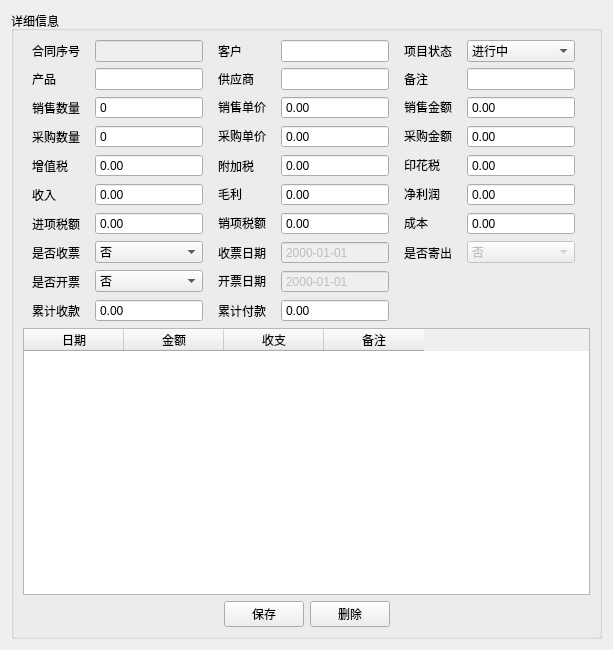
<?xml version="1.0" encoding="UTF-8"?>
<ui version="4.0">
 <class>Form</class>
 <widget class="QWidget" name="Form">
  <property name="geometry">
   <rect>
    <x>0</x>
    <y>0</y>
    <width>613</width>
    <height>650</height>
   </rect>
  </property>
  <property name="windowTitle">
   <string>详情</string>
  </property>
  <property name="windowIcon">
   <iconset>
    <normaloff>../conf/ico.png</normaloff>../conf/ico.png</iconset>
  </property>
  <layout class="QVBoxLayout" name="verticalLayout_2">
   <item>
    <widget class="QGroupBox" name="groupBox">
     <property name="sizePolicy">
      <sizepolicy hsizetype="Expanding" vsizetype="Expanding">
       <horstretch>0</horstretch>
       <verstretch>0</verstretch>
      </sizepolicy>
     </property>
     <property name="title">
      <string>详细信息</string>
     </property>
     <layout class="QVBoxLayout" name="verticalLayout">
      <item>
       <layout class="QGridLayout" name="gridLayout">
        <item row="0" column="0">
         <widget class="QLabel" name="label">
          <property name="sizePolicy">
           <sizepolicy hsizetype="Fixed" vsizetype="Expanding">
            <horstretch>0</horstretch>
            <verstretch>0</verstretch>
           </sizepolicy>
          </property>
          <property name="text">
           <string>合同序号</string>
          </property>
         </widget>
        </item>
        <item row="0" column="1">
         <widget class="QLineEdit" name="contract_line">
          <property name="enabled">
           <bool>false</bool>
          </property>
          <property name="sizePolicy">
           <sizepolicy hsizetype="Fixed" vsizetype="Fixed">
            <horstretch>0</horstretch>
            <verstretch>0</verstretch>
           </sizepolicy>
          </property>
          <property name="readOnly">
           <bool>false</bool>
          </property>
         </widget>
        </item>
        <item row="0" column="2">
         <widget class="QLabel" name="label_3">
          <property name="sizePolicy">
           <sizepolicy hsizetype="Fixed" vsizetype="Fixed">
            <horstretch>0</horstretch>
            <verstretch>0</verstretch>
           </sizepolicy>
          </property>
          <property name="text">
           <string>客户</string>
          </property>
         </widget>
        </item>
        <item row="0" column="3">
         <widget class="QLineEdit" name="lineEdit_3">
          <property name="sizePolicy">
           <sizepolicy hsizetype="Fixed" vsizetype="Fixed">
            <horstretch>0</horstretch>
            <verstretch>0</verstretch>
           </sizepolicy>
          </property>
         </widget>
        </item>
        <item row="0" column="4">
         <widget class="QLabel" name="label_25">
          <property name="sizePolicy">
           <sizepolicy hsizetype="Fixed" vsizetype="Fixed">
            <horstretch>0</horstretch>
            <verstretch>0</verstretch>
           </sizepolicy>
          </property>
          <property name="text">
           <string>项目状态</string>
          </property>
         </widget>
        </item>
        <item row="0" column="5">
         <widget class="QComboBox" name="comboBox">
          <property name="sizePolicy">
           <sizepolicy hsizetype="Preferred" vsizetype="Fixed">
            <horstretch>0</horstretch>
            <verstretch>0</verstretch>
           </sizepolicy>
          </property>
          <property name="layoutDirection">
           <enum>Qt::LeftToRight</enum>
          </property>
          <property name="insertPolicy">
           <enum>QComboBox::InsertAtBottom</enum>
          </property>
          <item>
           <property name="text">
            <string>进行中</string>
           </property>
          </item>
          <item>
           <property name="text">
            <string>已结束</string>
           </property>
          </item>
         </widget>
        </item>
        <item row="1" column="0">
         <widget class="QLabel" name="label_2">
          <property name="sizePolicy">
           <sizepolicy hsizetype="Fixed" vsizetype="Expanding">
            <horstretch>0</horstretch>
            <verstretch>0</verstretch>
           </sizepolicy>
          </property>
          <property name="text">
           <string>产品</string>
          </property>
         </widget>
        </item>
        <item row="1" column="1">
         <widget class="QLineEdit" name="lineEdit">
          <property name="sizePolicy">
           <sizepolicy hsizetype="Fixed" vsizetype="Fixed">
            <horstretch>0</horstretch>
            <verstretch>0</verstretch>
           </sizepolicy>
          </property>
          <property name="inputMethodHints">
           <set>Qt::ImhNone</set>
          </property>
         </widget>
        </item>
        <item row="1" column="2">
         <widget class="QLabel" name="label_10">
          <property name="sizePolicy">
           <sizepolicy hsizetype="Fixed" vsizetype="Fixed">
            <horstretch>0</horstretch>
            <verstretch>0</verstretch>
           </sizepolicy>
          </property>
          <property name="text">
           <string>供应商</string>
          </property>
         </widget>
        </item>
        <item row="1" column="3">
         <widget class="QLineEdit" name="lineEdit_10">
          <property name="sizePolicy">
           <sizepolicy hsizetype="Fixed" vsizetype="Fixed">
            <horstretch>0</horstretch>
            <verstretch>0</verstretch>
           </sizepolicy>
          </property>
         </widget>
        </item>
        <item row="1" column="4">
         <widget class="QLabel" name="label_26">
          <property name="sizePolicy">
           <sizepolicy hsizetype="Fixed" vsizetype="Fixed">
            <horstretch>0</horstretch>
            <verstretch>0</verstretch>
           </sizepolicy>
          </property>
          <property name="text">
           <string>备注</string>
          </property>
         </widget>
        </item>
        <item row="1" column="5">
         <widget class="QLineEdit" name="lineEdit_4">
          <property name="sizePolicy">
           <sizepolicy hsizetype="Fixed" vsizetype="Fixed">
            <horstretch>0</horstretch>
            <verstretch>0</verstretch>
           </sizepolicy>
          </property>
          <property name="text">
           <string/>
          </property>
         </widget>
        </item>
        <item row="2" column="0">
         <widget class="QLabel" name="label_4">
          <property name="sizePolicy">
           <sizepolicy hsizetype="Fixed" vsizetype="Expanding">
            <horstretch>0</horstretch>
            <verstretch>0</verstretch>
           </sizepolicy>
          </property>
          <property name="text">
           <string>销售数量</string>
          </property>
         </widget>
        </item>
        <item row="2" column="1">
         <widget class="QSpinBox" name="spinBox">
          <property name="sizePolicy">
           <sizepolicy hsizetype="Preferred" vsizetype="Fixed">
            <horstretch>0</horstretch>
            <verstretch>0</verstretch>
           </sizepolicy>
          </property>
          <property name="styleSheet">
           <string notr="true"/>
          </property>
          <property name="inputMethodHints">
           <set>Qt::ImhDigitsOnly</set>
          </property>
          <property name="buttonSymbols">
           <enum>QAbstractSpinBox::NoButtons</enum>
          </property>
          <property name="maximum">
           <number>999999999</number>
          </property>
         </widget>
        </item>
        <item row="2" column="2">
         <widget class="QLabel" name="label_5">
          <property name="sizePolicy">
           <sizepolicy hsizetype="Fixed" vsizetype="Fixed">
            <horstretch>0</horstretch>
            <verstretch>0</verstretch>
           </sizepolicy>
          </property>
          <property name="text">
           <string>销售单价</string>
          </property>
         </widget>
        </item>
        <item row="2" column="3">
         <widget class="QDoubleSpinBox" name="doubleSpinBox_3">
          <property name="sizePolicy">
           <sizepolicy hsizetype="Preferred" vsizetype="Fixed">
            <horstretch>0</horstretch>
            <verstretch>0</verstretch>
           </sizepolicy>
          </property>
          <property name="styleSheet">
           <string notr="true"/>
          </property>
          <property name="alignment">
           <set>Qt::AlignLeading|Qt::AlignLeft|Qt::AlignVCenter</set>
          </property>
          <property name="buttonSymbols">
           <enum>QAbstractSpinBox::NoButtons</enum>
          </property>
          <property name="maximum">
           <double>99999999999999996863366107917975552.000000000000000</double>
          </property>
         </widget>
        </item>
        <item row="2" column="4">
         <widget class="QLabel" name="label_6">
          <property name="sizePolicy">
           <sizepolicy hsizetype="Fixed" vsizetype="Fixed">
            <horstretch>0</horstretch>
            <verstretch>0</verstretch>
           </sizepolicy>
          </property>
          <property name="text">
           <string>销售金额</string>
          </property>
         </widget>
        </item>
        <item row="2" column="5">
         <widget class="QDoubleSpinBox" name="doubleSpinBox">
          <property name="sizePolicy">
           <sizepolicy hsizetype="Preferred" vsizetype="Fixed">
            <horstretch>0</horstretch>
            <verstretch>0</verstretch>
           </sizepolicy>
          </property>
          <property name="styleSheet">
           <string notr="true"/>
          </property>
          <property name="readOnly">
           <bool>true</bool>
          </property>
          <property name="buttonSymbols">
           <enum>QAbstractSpinBox::NoButtons</enum>
          </property>
          <property name="maximum">
           <double>999999999999999929757289024535551219930759168.000000000000000</double>
          </property>
         </widget>
        </item>
        <item row="3" column="0">
         <widget class="QLabel" name="label_7">
          <property name="sizePolicy">
           <sizepolicy hsizetype="Fixed" vsizetype="Expanding">
            <horstretch>0</horstretch>
            <verstretch>0</verstretch>
           </sizepolicy>
          </property>
          <property name="text">
           <string>采购数量</string>
          </property>
         </widget>
        </item>
        <item row="3" column="1">
         <widget class="QSpinBox" name="spinBox_2">
          <property name="sizePolicy">
           <sizepolicy hsizetype="Preferred" vsizetype="Fixed">
            <horstretch>0</horstretch>
            <verstretch>0</verstretch>
           </sizepolicy>
          </property>
          <property name="styleSheet">
           <string notr="true"/>
          </property>
          <property name="buttonSymbols">
           <enum>QAbstractSpinBox::NoButtons</enum>
          </property>
          <property name="maximum">
           <number>999999999</number>
          </property>
         </widget>
        </item>
        <item row="3" column="2">
         <widget class="QLabel" name="label_8">
          <property name="sizePolicy">
           <sizepolicy hsizetype="Fixed" vsizetype="Fixed">
            <horstretch>0</horstretch>
            <verstretch>0</verstretch>
           </sizepolicy>
          </property>
          <property name="text">
           <string>采购单价</string>
          </property>
         </widget>
        </item>
        <item row="3" column="3">
         <widget class="QDoubleSpinBox" name="doubleSpinBox_2">
          <property name="sizePolicy">
           <sizepolicy hsizetype="Preferred" vsizetype="Fixed">
            <horstretch>0</horstretch>
            <verstretch>0</verstretch>
           </sizepolicy>
          </property>
          <property name="styleSheet">
           <string notr="true"/>
          </property>
          <property name="buttonSymbols">
           <enum>QAbstractSpinBox::NoButtons</enum>
          </property>
          <property name="maximum">
           <double>100000000000000003502199685943161173046080317798311825604870144.000000000000000</double>
          </property>
         </widget>
        </item>
        <item row="3" column="4">
         <widget class="QLabel" name="label_9">
          <property name="sizePolicy">
           <sizepolicy hsizetype="Fixed" vsizetype="Fixed">
            <horstretch>0</horstretch>
            <verstretch>0</verstretch>
           </sizepolicy>
          </property>
          <property name="text">
           <string>采购金额</string>
          </property>
         </widget>
        </item>
        <item row="3" column="5">
         <widget class="QDoubleSpinBox" name="doubleSpinBox_4">
          <property name="sizePolicy">
           <sizepolicy hsizetype="Preferred" vsizetype="Fixed">
            <horstretch>0</horstretch>
            <verstretch>0</verstretch>
           </sizepolicy>
          </property>
          <property name="styleSheet">
           <string notr="true"/>
          </property>
          <property name="readOnly">
           <bool>true</bool>
          </property>
          <property name="buttonSymbols">
           <enum>QAbstractSpinBox::NoButtons</enum>
          </property>
          <property name="maximum">
           <double>9999999999999999538762658202121142272.000000000000000</double>
          </property>
         </widget>
        </item>
        <item row="4" column="0">
         <widget class="QLabel" name="label_19">
          <property name="sizePolicy">
           <sizepolicy hsizetype="Fixed" vsizetype="Expanding">
            <horstretch>0</horstretch>
            <verstretch>0</verstretch>
           </sizepolicy>
          </property>
          <property name="text">
           <string>增值税</string>
          </property>
         </widget>
        </item>
        <item row="4" column="1">
         <widget class="QDoubleSpinBox" name="doubleSpinBox_9">
          <property name="sizePolicy">
           <sizepolicy hsizetype="Preferred" vsizetype="Fixed">
            <horstretch>0</horstretch>
            <verstretch>0</verstretch>
           </sizepolicy>
          </property>
          <property name="styleSheet">
           <string notr="true"/>
          </property>
          <property name="readOnly">
           <bool>true</bool>
          </property>
          <property name="buttonSymbols">
           <enum>QAbstractSpinBox::NoButtons</enum>
          </property>
          <property name="maximum">
           <double>100000000000000003502199685943161173046080317798311825604870144.000000000000000</double>
          </property>
         </widget>
        </item>
        <item row="4" column="2">
         <widget class="QLabel" name="label_18">
          <property name="sizePolicy">
           <sizepolicy hsizetype="Fixed" vsizetype="Preferred">
            <horstretch>0</horstretch>
            <verstretch>0</verstretch>
           </sizepolicy>
          </property>
          <property name="text">
           <string>附加税</string>
          </property>
         </widget>
        </item>
        <item row="4" column="3">
         <widget class="QDoubleSpinBox" name="doubleSpinBox_8">
          <property name="sizePolicy">
           <sizepolicy hsizetype="Preferred" vsizetype="Fixed">
            <horstretch>0</horstretch>
            <verstretch>0</verstretch>
           </sizepolicy>
          </property>
          <property name="styleSheet">
           <string notr="true"/>
          </property>
          <property name="readOnly">
           <bool>true</bool>
          </property>
          <property name="buttonSymbols">
           <enum>QAbstractSpinBox::NoButtons</enum>
          </property>
          <property name="maximum">
           <double>100000000000000003502199685943161173046080317798311825604870144.000000000000000</double>
          </property>
         </widget>
        </item>
        <item row="4" column="4">
         <widget class="QLabel" name="label_17">
          <property name="sizePolicy">
           <sizepolicy hsizetype="Fixed" vsizetype="Fixed">
            <horstretch>0</horstretch>
            <verstretch>0</verstretch>
           </sizepolicy>
          </property>
          <property name="text">
           <string>印花税  </string>
          </property>
         </widget>
        </item>
        <item row="4" column="5">
         <widget class="QDoubleSpinBox" name="doubleSpinBox_10">
          <property name="sizePolicy">
           <sizepolicy hsizetype="Preferred" vsizetype="Fixed">
            <horstretch>0</horstretch>
            <verstretch>0</verstretch>
           </sizepolicy>
          </property>
          <property name="styleSheet">
           <string notr="true"/>
          </property>
          <property name="readOnly">
           <bool>true</bool>
          </property>
          <property name="buttonSymbols">
           <enum>QAbstractSpinBox::NoButtons</enum>
          </property>
          <property name="maximum">
           <double>100000000000000003502199685943161173046080317798311825604870144.000000000000000</double>
          </property>
         </widget>
        </item>
        <item row="5" column="0">
         <widget class="QLabel" name="label_16">
          <property name="sizePolicy">
           <sizepolicy hsizetype="Fixed" vsizetype="Expanding">
            <horstretch>0</horstretch>
            <verstretch>0</verstretch>
           </sizepolicy>
          </property>
          <property name="text">
           <string>收入</string>
          </property>
         </widget>
        </item>
        <item row="5" column="1">
         <widget class="QDoubleSpinBox" name="doubleSpinBox_7">
          <property name="sizePolicy">
           <sizepolicy hsizetype="Preferred" vsizetype="Fixed">
            <horstretch>0</horstretch>
            <verstretch>0</verstretch>
           </sizepolicy>
          </property>
          <property name="styleSheet">
           <string notr="true"/>
          </property>
          <property name="readOnly">
           <bool>true</bool>
          </property>
          <property name="buttonSymbols">
           <enum>QAbstractSpinBox::NoButtons</enum>
          </property>
          <property name="maximum">
           <double>100000000000000003502199685943161173046080317798311825604870144.000000000000000</double>
          </property>
         </widget>
        </item>
        <item row="5" column="2">
         <widget class="QLabel" name="label_21">
          <property name="sizePolicy">
           <sizepolicy hsizetype="Fixed" vsizetype="Fixed">
            <horstretch>0</horstretch>
            <verstretch>0</verstretch>
           </sizepolicy>
          </property>
          <property name="text">
           <string>毛利</string>
          </property>
         </widget>
        </item>
        <item row="5" column="3">
         <widget class="QDoubleSpinBox" name="doubleSpinBox_12">
          <property name="sizePolicy">
           <sizepolicy hsizetype="Preferred" vsizetype="Fixed">
            <horstretch>0</horstretch>
            <verstretch>0</verstretch>
           </sizepolicy>
          </property>
          <property name="styleSheet">
           <string notr="true"/>
          </property>
          <property name="readOnly">
           <bool>true</bool>
          </property>
          <property name="buttonSymbols">
           <enum>QAbstractSpinBox::NoButtons</enum>
          </property>
          <property name="maximum">
           <double>100000000000000003502199685943161173046080317798311825604870144.000000000000000</double>
          </property>
         </widget>
        </item>
        <item row="5" column="4">
         <widget class="QLabel" name="label_20">
          <property name="sizePolicy">
           <sizepolicy hsizetype="Fixed" vsizetype="Fixed">
            <horstretch>0</horstretch>
            <verstretch>0</verstretch>
           </sizepolicy>
          </property>
          <property name="text">
           <string>净利润  </string>
          </property>
         </widget>
        </item>
        <item row="5" column="5">
         <widget class="QDoubleSpinBox" name="doubleSpinBox_11">
          <property name="sizePolicy">
           <sizepolicy hsizetype="Preferred" vsizetype="Fixed">
            <horstretch>0</horstretch>
            <verstretch>0</verstretch>
           </sizepolicy>
          </property>
          <property name="styleSheet">
           <string notr="true"/>
          </property>
          <property name="readOnly">
           <bool>true</bool>
          </property>
          <property name="buttonSymbols">
           <enum>QAbstractSpinBox::NoButtons</enum>
          </property>
          <property name="maximum">
           <double>100000000000000003502199685943161173046080317798311825604870144.000000000000000</double>
          </property>
         </widget>
        </item>
        <item row="6" column="0">
         <widget class="QLabel" name="label_14">
          <property name="sizePolicy">
           <sizepolicy hsizetype="Fixed" vsizetype="Expanding">
            <horstretch>0</horstretch>
            <verstretch>0</verstretch>
           </sizepolicy>
          </property>
          <property name="text">
           <string>进项税额</string>
          </property>
         </widget>
        </item>
        <item row="6" column="1">
         <widget class="QDoubleSpinBox" name="doubleSpinBox_5">
          <property name="sizePolicy">
           <sizepolicy hsizetype="Preferred" vsizetype="Fixed">
            <horstretch>0</horstretch>
            <verstretch>0</verstretch>
           </sizepolicy>
          </property>
          <property name="styleSheet">
           <string notr="true"/>
          </property>
          <property name="readOnly">
           <bool>true</bool>
          </property>
          <property name="buttonSymbols">
           <enum>QAbstractSpinBox::NoButtons</enum>
          </property>
          <property name="maximum">
           <double>100000000000000003502199685943161173046080317798311825604870144.000000000000000</double>
          </property>
         </widget>
        </item>
        <item row="6" column="2">
         <widget class="QLabel" name="label_15">
          <property name="sizePolicy">
           <sizepolicy hsizetype="Fixed" vsizetype="Fixed">
            <horstretch>0</horstretch>
            <verstretch>0</verstretch>
           </sizepolicy>
          </property>
          <property name="text">
           <string>销项税额</string>
          </property>
         </widget>
        </item>
        <item row="6" column="3">
         <widget class="QDoubleSpinBox" name="doubleSpinBox_6">
          <property name="sizePolicy">
           <sizepolicy hsizetype="Preferred" vsizetype="Fixed">
            <horstretch>0</horstretch>
            <verstretch>0</verstretch>
           </sizepolicy>
          </property>
          <property name="styleSheet">
           <string notr="true"/>
          </property>
          <property name="readOnly">
           <bool>true</bool>
          </property>
          <property name="buttonSymbols">
           <enum>QAbstractSpinBox::NoButtons</enum>
          </property>
          <property name="maximum">
           <double>100000000000000003502199685943161173046080317798311825604870144.000000000000000</double>
          </property>
         </widget>
        </item>
        <item row="6" column="4">
         <widget class="QLabel" name="label_22">
          <property name="sizePolicy">
           <sizepolicy hsizetype="Fixed" vsizetype="Fixed">
            <horstretch>0</horstretch>
            <verstretch>0</verstretch>
           </sizepolicy>
          </property>
          <property name="text">
           <string>成本</string>
          </property>
         </widget>
        </item>
        <item row="6" column="5">
         <widget class="QDoubleSpinBox" name="doubleSpinBox_15">
          <property name="sizePolicy">
           <sizepolicy hsizetype="Preferred" vsizetype="Fixed">
            <horstretch>0</horstretch>
            <verstretch>0</verstretch>
           </sizepolicy>
          </property>
          <property name="styleSheet">
           <string notr="true"/>
          </property>
          <property name="readOnly">
           <bool>true</bool>
          </property>
          <property name="buttonSymbols">
           <enum>QAbstractSpinBox::NoButtons</enum>
          </property>
          <property name="maximum">
           <double>100000000000000003502199685943161173046080317798311825604870144.000000000000000</double>
          </property>
         </widget>
        </item>
        <item row="7" column="2">
         <widget class="QLabel" name="label_23">
          <property name="sizePolicy">
           <sizepolicy hsizetype="Fixed" vsizetype="Preferred">
            <horstretch>0</horstretch>
            <verstretch>0</verstretch>
           </sizepolicy>
          </property>
          <property name="text">
           <string>收票日期</string>
          </property>
         </widget>
        </item>
        <item row="7" column="3">
         <widget class="QDateEdit" name="dateEdit">
          <property name="enabled">
           <bool>false</bool>
          </property>
          <property name="sizePolicy">
           <sizepolicy hsizetype="Preferred" vsizetype="Fixed">
            <horstretch>0</horstretch>
            <verstretch>0</verstretch>
           </sizepolicy>
          </property>
          <property name="styleSheet">
           <string notr="true"/>
          </property>
          <property name="buttonSymbols">
           <enum>QAbstractSpinBox::NoButtons</enum>
          </property>
          <property name="currentSection">
           <enum>QDateTimeEdit::YearSection</enum>
          </property>
          <property name="displayFormat">
           <string>yyyy-MM-dd</string>
          </property>
          <property name="date">
           <date>
            <year>2000</year>
            <month>1</month>
            <day>1</day>
           </date>
          </property>
         </widget>
        </item>
        <item row="8" column="2">
         <widget class="QLabel" name="label_24">
          <property name="sizePolicy">
           <sizepolicy hsizetype="Fixed" vsizetype="Fixed">
            <horstretch>0</horstretch>
            <verstretch>0</verstretch>
           </sizepolicy>
          </property>
          <property name="text">
           <string>开票日期</string>
          </property>
         </widget>
        </item>
        <item row="8" column="3">
         <widget class="QDateEdit" name="dateEdit_2">
          <property name="enabled">
           <bool>false</bool>
          </property>
          <property name="sizePolicy">
           <sizepolicy hsizetype="Preferred" vsizetype="Fixed">
            <horstretch>0</horstretch>
            <verstretch>0</verstretch>
           </sizepolicy>
          </property>
          <property name="styleSheet">
           <string notr="true"/>
          </property>
          <property name="buttonSymbols">
           <enum>QAbstractSpinBox::NoButtons</enum>
          </property>
          <property name="displayFormat">
           <string>yyyy-MM-dd</string>
          </property>
         </widget>
        </item>
        <item row="9" column="0">
         <widget class="QLabel" name="label_33">
          <property name="sizePolicy">
           <sizepolicy hsizetype="Fixed" vsizetype="Expanding">
            <horstretch>0</horstretch>
            <verstretch>0</verstretch>
           </sizepolicy>
          </property>
          <property name="text">
           <string>累计收款</string>
          </property>
         </widget>
        </item>
        <item row="9" column="1">
         <widget class="QDoubleSpinBox" name="doubleSpinBox_13">
          <property name="sizePolicy">
           <sizepolicy hsizetype="Preferred" vsizetype="Fixed">
            <horstretch>0</horstretch>
            <verstretch>0</verstretch>
           </sizepolicy>
          </property>
          <property name="styleSheet">
           <string notr="true"/>
          </property>
          <property name="readOnly">
           <bool>true</bool>
          </property>
          <property name="buttonSymbols">
           <enum>QAbstractSpinBox::NoButtons</enum>
          </property>
          <property name="maximum">
           <double>100000000000000003502199685943161173046080317798311825604870144.000000000000000</double>
          </property>
         </widget>
        </item>
        <item row="9" column="2">
         <widget class="QLabel" name="label_34">
          <property name="sizePolicy">
           <sizepolicy hsizetype="Fixed" vsizetype="Expanding">
            <horstretch>0</horstretch>
            <verstretch>0</verstretch>
           </sizepolicy>
          </property>
          <property name="text">
           <string>累计付款</string>
          </property>
         </widget>
        </item>
        <item row="9" column="3">
         <widget class="QDoubleSpinBox" name="doubleSpinBox_14">
          <property name="sizePolicy">
           <sizepolicy hsizetype="Preferred" vsizetype="Fixed">
            <horstretch>0</horstretch>
            <verstretch>0</verstretch>
           </sizepolicy>
          </property>
          <property name="styleSheet">
           <string notr="true"/>
          </property>
          <property name="readOnly">
           <bool>true</bool>
          </property>
          <property name="buttonSymbols">
           <enum>QAbstractSpinBox::NoButtons</enum>
          </property>
          <property name="maximum">
           <double>100000000000000003502199685943161173046080317798311825604870144.000000000000000</double>
          </property>
         </widget>
        </item>
        <item row="7" column="0">
         <widget class="QLabel" name="label_11">
          <property name="text">
           <string>是否收票</string>
          </property>
         </widget>
        </item>
        <item row="7" column="1">
         <widget class="QComboBox" name="comboBox_2">
          <item>
           <property name="text">
            <string>否</string>
           </property>
          </item>
          <item>
           <property name="text">
            <string>是</string>
           </property>
          </item>
         </widget>
        </item>
        <item row="8" column="0">
         <widget class="QLabel" name="label_12">
          <property name="text">
           <string>是否开票</string>
          </property>
         </widget>
        </item>
        <item row="8" column="1">
         <widget class="QComboBox" name="comboBox_3">
          <item>
           <property name="text">
            <string>否</string>
           </property>
          </item>
          <item>
           <property name="text">
            <string>是</string>
           </property>
          </item>
         </widget>
        </item>
        <item row="7" column="4">
         <widget class="QLabel" name="label_13">
          <property name="text">
           <string>是否寄出</string>
          </property>
         </widget>
        </item>
        <item row="7" column="5">
         <widget class="QComboBox" name="comboBox_4">
          <property name="enabled">
           <bool>false</bool>
          </property>
          <item>
           <property name="text">
            <string>否</string>
           </property>
          </item>
          <item>
           <property name="text">
            <string>是</string>
           </property>
          </item>
         </widget>
        </item>
       </layout>
      </item>
      <item>
       <widget class="QTableWidget" name="tableWidget">
        <property name="contextMenuPolicy">
         <enum>Qt::CustomContextMenu</enum>
        </property>
        <attribute name="horizontalHeaderVisible">
         <bool>true</bool>
        </attribute>
        <attribute name="horizontalHeaderHighlightSections">
         <bool>true</bool>
        </attribute>
        <attribute name="verticalHeaderVisible">
         <bool>true</bool>
        </attribute>
        <attribute name="verticalHeaderHighlightSections">
         <bool>false</bool>
        </attribute>
        <column>
         <property name="text">
          <string>日期</string>
         </property>
        </column>
        <column>
         <property name="text">
          <string>金额</string>
         </property>
        </column>
        <column>
         <property name="text">
          <string>收支</string>
         </property>
        </column>
        <column>
         <property name="text">
          <string>备注</string>
         </property>
        </column>
       </widget>
      </item>
      <item>
       <layout class="QHBoxLayout" name="horizontalLayout_9">
        <item>
         <widget class="QLabel" name="label_28">
          <property name="sizePolicy">
           <sizepolicy hsizetype="Expanding" vsizetype="Preferred">
            <horstretch>0</horstretch>
            <verstretch>0</verstretch>
           </sizepolicy>
          </property>
          <property name="text">
           <string/>
          </property>
         </widget>
        </item>
        <item>
         <widget class="QPushButton" name="pushButton">
          <property name="sizePolicy">
           <sizepolicy hsizetype="Fixed" vsizetype="Fixed">
            <horstretch>0</horstretch>
            <verstretch>0</verstretch>
           </sizepolicy>
          </property>
          <property name="text">
           <string>保存</string>
          </property>
         </widget>
        </item>
        <item>
         <widget class="QPushButton" name="pushButton_2">
          <property name="sizePolicy">
           <sizepolicy hsizetype="Fixed" vsizetype="Fixed">
            <horstretch>0</horstretch>
            <verstretch>0</verstretch>
           </sizepolicy>
          </property>
          <property name="text">
           <string>删除</string>
          </property>
         </widget>
        </item>
        <item>
         <widget class="QLabel" name="label_32">
          <property name="sizePolicy">
           <sizepolicy hsizetype="Expanding" vsizetype="Preferred">
            <horstretch>0</horstretch>
            <verstretch>0</verstretch>
           </sizepolicy>
          </property>
          <property name="text">
           <string/>
          </property>
         </widget>
        </item>
       </layout>
      </item>
     </layout>
    </widget>
   </item>
  </layout>
 </widget>
 <resources/>
 <connections/>
</ui>
